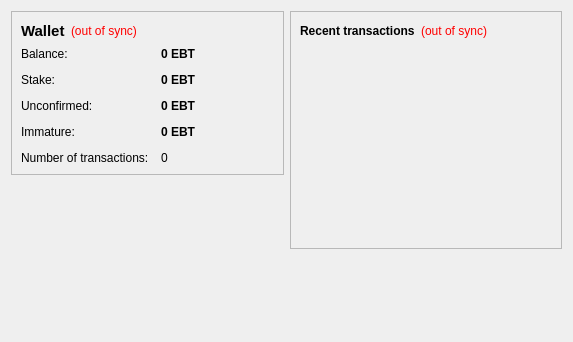
<?xml version="1.0" encoding="UTF-8"?>
<ui version="4.0">
 <class>OverviewPage</class>
 <widget class="QWidget" name="OverviewPage">
  <property name="geometry">
   <rect>
    <x>0</x>
    <y>0</y>
    <width>573</width>
    <height>342</height>
   </rect>
  </property>
  <property name="windowTitle">
   <string>Form</string>
  </property>
  <layout class="QHBoxLayout" name="horizontalLayout" stretch="1,1">
   <item>
    <layout class="QVBoxLayout" name="verticalLayout_2">
     <item>
      <widget class="QFrame" name="frame">
       <property name="frameShape">
        <enum>QFrame::StyledPanel</enum>
       </property>
       <property name="frameShadow">
        <enum>QFrame::Raised</enum>
       </property>
       <layout class="QVBoxLayout" name="verticalLayout_4">
        <item>
         <layout class="QHBoxLayout" name="horizontalLayout_4">
          <item>
           <widget class="QLabel" name="label_5">
            <property name="font">
             <font>
              <pointsize>11</pointsize>
              <weight>75</weight>
              <bold>true</bold>
             </font>
            </property>
            <property name="text">
             <string>Wallet</string>
            </property>
           </widget>
          </item>
          <item>
           <widget class="QLabel" name="labelWalletStatus">
            <property name="toolTip">
             <string>The displayed information may be out of date. Your wallet automatically synchronizes with the EBT network after a connection is established, but this process has not completed yet.</string>
            </property>
            <property name="styleSheet">
             <string notr="true">QLabel { color: red; }</string>
            </property>
            <property name="text">
             <string notr="true">(out of sync)</string>
            </property>
            <property name="alignment">
             <set>Qt::AlignLeading|Qt::AlignLeft|Qt::AlignVCenter</set>
            </property>
           </widget>
          </item>
          <item>
           <spacer name="horizontalSpacer_2">
            <property name="orientation">
             <enum>Qt::Horizontal</enum>
            </property>
            <property name="sizeHint" stdset="0">
             <size>
              <width>40</width>
              <height>20</height>
             </size>
            </property>
           </spacer>
          </item>
         </layout>
        </item>
        <item>
         <layout class="QFormLayout" name="formLayout_2">
          <property name="fieldGrowthPolicy">
           <enum>QFormLayout::AllNonFixedFieldsGrow</enum>
          </property>
          <property name="horizontalSpacing">
           <number>12</number>
          </property>
          <property name="verticalSpacing">
           <number>12</number>
          </property>
          <item row="0" column="0">
           <widget class="QLabel" name="label">
            <property name="text">
             <string>Balance:</string>
            </property>
           </widget>
          </item>
          <item row="0" column="1">
           <widget class="QLabel" name="labelBalance">
            <property name="font">
             <font>
              <weight>75</weight>
              <bold>true</bold>
             </font>
            </property>
            <property name="cursor">
             <cursorShape>IBeamCursor</cursorShape>
            </property>
            <property name="toolTip">
             <string>Your current balance</string>
            </property>
            <property name="text">
             <string notr="true">0 EBT</string>
            </property>
            <property name="textInteractionFlags">
             <set>Qt::LinksAccessibleByMouse|Qt::TextSelectableByKeyboard|Qt::TextSelectableByMouse</set>
            </property>
           </widget>
          </item>
          <item row="1" column="0">
           <widget class="QLabel" name="label_6">
            <property name="text">
             <string>Stake:</string>
            </property>
           </widget>
          </item>
          <item row="1" column="1">
           <widget class="QLabel" name="labelStake">
            <property name="font">
             <font>
              <weight>75</weight>
              <bold>true</bold>
             </font>
            </property>
            <property name="cursor">
             <cursorShape>IBeamCursor</cursorShape>
            </property>
            <property name="toolTip">
             <string>Total of coins that was staked, and do not yet count toward the current balance</string>
            </property>
            <property name="text">
             <string notr="true">0 EBT</string>
            </property>
            <property name="textInteractionFlags">
             <set>Qt::LinksAccessibleByMouse|Qt::TextSelectableByKeyboard|Qt::TextSelectableByMouse</set>
            </property>
           </widget>
          </item>
          <item row="2" column="0">
           <widget class="QLabel" name="label_3">
            <property name="text">
             <string>Unconfirmed:</string>
            </property>
           </widget>
          </item>
          <item row="2" column="1">
           <widget class="QLabel" name="labelUnconfirmed">
            <property name="font">
             <font>
              <weight>75</weight>
              <bold>true</bold>
             </font>
            </property>
            <property name="cursor">
             <cursorShape>IBeamCursor</cursorShape>
            </property>
            <property name="toolTip">
             <string>Total of transactions that have yet to be confirmed, and do not yet count toward the current balance</string>
            </property>
            <property name="text">
             <string notr="true">0 EBT</string>
            </property>
            <property name="textInteractionFlags">
             <set>Qt::LinksAccessibleByMouse|Qt::TextSelectableByKeyboard|Qt::TextSelectableByMouse</set>
            </property>
           </widget>
          </item>
          <item row="3" column="0">
           <widget class="QLabel" name="labelImmatureText">
            <property name="text">
             <string>Immature:</string>
            </property>
           </widget>
          </item>
          <item row="3" column="1">
           <widget class="QLabel" name="labelImmature">
            <property name="font">
             <font>
              <weight>75</weight>
              <bold>true</bold>
             </font>
            </property>
            <property name="toolTip">
             <string>Mined balance that has not yet matured</string>
            </property>
            <property name="text">
             <string notr="true">0 EBT</string>
            </property>
            <property name="textInteractionFlags">
             <set>Qt::LinksAccessibleByMouse|Qt::TextSelectableByKeyboard|Qt::TextSelectableByMouse</set>
            </property>
           </widget>
          </item>
          <item row="4" column="0">
           <widget class="QLabel" name="label_2">
            <property name="text">
             <string>Number of transactions:</string>
            </property>
           </widget>
          </item>
          <item row="4" column="1">
           <widget class="QLabel" name="labelNumTransactions">
            <property name="toolTip">
             <string>Total number of transactions in wallet</string>
            </property>
            <property name="text">
             <string notr="true">0</string>
            </property>
           </widget>
          </item>
         </layout>
        </item>
       </layout>
      </widget>
     </item>
     <item>
      <spacer name="verticalSpacer">
       <property name="orientation">
        <enum>Qt::Vertical</enum>
       </property>
       <property name="sizeHint" stdset="0">
        <size>
         <width>20</width>
         <height>40</height>
        </size>
       </property>
      </spacer>
     </item>
    </layout>
   </item>
   <item>
    <layout class="QVBoxLayout" name="verticalLayout_3">
     <item>
      <widget class="QFrame" name="frame_2">
       <property name="frameShape">
        <enum>QFrame::StyledPanel</enum>
       </property>
       <property name="frameShadow">
        <enum>QFrame::Raised</enum>
       </property>
       <layout class="QVBoxLayout" name="verticalLayout">
        <item>
         <layout class="QHBoxLayout" name="horizontalLayout_2">
          <item>
           <widget class="QLabel" name="label_4">
            <property name="text">
             <string>&lt;b&gt;Recent transactions&lt;/b&gt;</string>
            </property>
           </widget>
          </item>
          <item>
           <widget class="QLabel" name="labelTransactionsStatus">
            <property name="toolTip">
             <string>The displayed information may be out of date. Your wallet automatically synchronizes with the EBT network after a connection is established, but this process has not completed yet.</string>
            </property>
            <property name="styleSheet">
             <string notr="true">QLabel { color: red; }</string>
            </property>
            <property name="text">
             <string notr="true">(out of sync)</string>
            </property>
            <property name="alignment">
             <set>Qt::AlignRight|Qt::AlignTrailing|Qt::AlignVCenter</set>
            </property>
           </widget>
          </item>
          <item>
           <spacer name="horizontalSpacer">
            <property name="orientation">
             <enum>Qt::Horizontal</enum>
            </property>
            <property name="sizeHint" stdset="0">
             <size>
              <width>40</width>
              <height>20</height>
             </size>
            </property>
           </spacer>
          </item>
         </layout>
        </item>
        <item>
         <widget class="QListView" name="listTransactions">
          <property name="styleSheet">
           <string notr="true">QListView { background: transparent; }</string>
          </property>
          <property name="frameShape">
           <enum>QFrame::NoFrame</enum>
          </property>
          <property name="verticalScrollBarPolicy">
           <enum>Qt::ScrollBarAlwaysOff</enum>
          </property>
          <property name="horizontalScrollBarPolicy">
           <enum>Qt::ScrollBarAlwaysOff</enum>
          </property>
          <property name="selectionMode">
           <enum>QAbstractItemView::NoSelection</enum>
          </property>
         </widget>
        </item>
       </layout>
      </widget>
     </item>
     <item>
      <spacer name="verticalSpacer_2">
       <property name="orientation">
        <enum>Qt::Vertical</enum>
       </property>
       <property name="sizeHint" stdset="0">
        <size>
         <width>20</width>
         <height>40</height>
        </size>
       </property>
      </spacer>
     </item>
    </layout>
   </item>
  </layout>
 </widget>
 <resources/>
 <connections/>
</ui>
